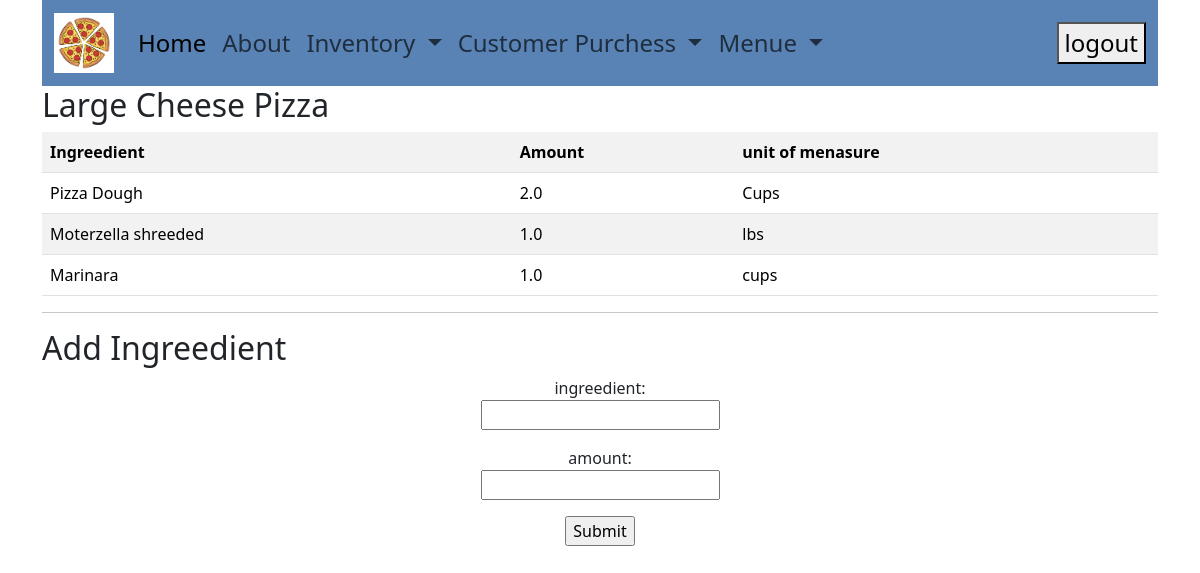
The page /pizzaman/recipe/Large Cheese Pizza (signed in) on the database its author committed.
### pizzaman/models.py (models this page shows, shortened)
class Recipe_list(models.Model):
    entree =models.ForeignKey(MenueItem, on_delete =models.CASCADE)
    inventory =models.ForeignKey(Inventory, on_delete = models.CASCADE)
    recipe_amount_used = models.FloatField(null=False)

class Inventory(models.Model):
    item =models.CharField(primary_key=True, max_length=50)
    amount_on_hand =models.IntegerField(default=0)
    unit_measure = models.CharField(null = False, max_length=50)
    cost_uom =models.FloatField(null=False)

### pizzaman/views.py (the view, shortened to what this page needs)
# urls.py: path("recipe/<menu_pk>", menu_recipe, name="recipe_add"),
@login_required()
def menu_recipe(request, menu_pk):
    context= {'recipe_itms': Recipe_list.objects.filter(entree=menu_pk).all()}
    context['inventory'] = list(Inventory.objects.all())
    context['form']= CreateRecipeItemF()
    context['entree']=menu_pk
    return render(request, template_name='pizzaman/recipe.html', context=context)

### pizzaman/forms.py
class CreateRecipeItemF(forms.ModelForm):
    title=""
    class Meta():
        model =Recipe_list
        fields =['inventory', 'recipe_amount_used']

### pizzaman/templates/pizzaman/recipe.html (shortened to what this page needs)
{% extends 'pizzaman/base.html' %}
{% block body %}
<h2>{{ entree }}</h2>
<table class="table table-striped">
    <tr>
        <th>Ingreedient</th>
        <th>Amount</th>
        <th>unit of menasure </th>
    </tr>
    {% for ind in recipe_itms %}
    <tr>
        <td>{{ ind.inventory.item }}</td>
        <td>{{ ind.recipe_amount_used }}</td>
        <td> {{ ind.inventory.unit_measure }} </td>
    </tr>
    {% endfor %}
</table>
<hr>
<h2>Add Ingreedient</h2>
<form action="" method="post" class="text-center w-25 mx-auto">
<p>
<label>ingreedient: <input type="text" list="ingredient" name="inventory" /></label>
</p>
<p><label>amount: <input type="float"  name="recipe_amount_used" /></label></p>
<p><input  type="submit" value="Submit"></p>
</form>
{% endblock %}

### rows shown on the page
Recipe_list: inventory.item "Pizza Dough", recipe_amount_used "2.0", inventory.unit_measure "Cups"
Recipe_list: inventory.item "Moterzella shreeded", recipe_amount_used "1.0", inventory.unit_measure "lbs"
Recipe_list: inventory.item "Marinara", recipe_amount_used "1.0", inventory.unit_measure "cups"

### other values the page prints
{{ entree }} "Large Cheese Pizza"
